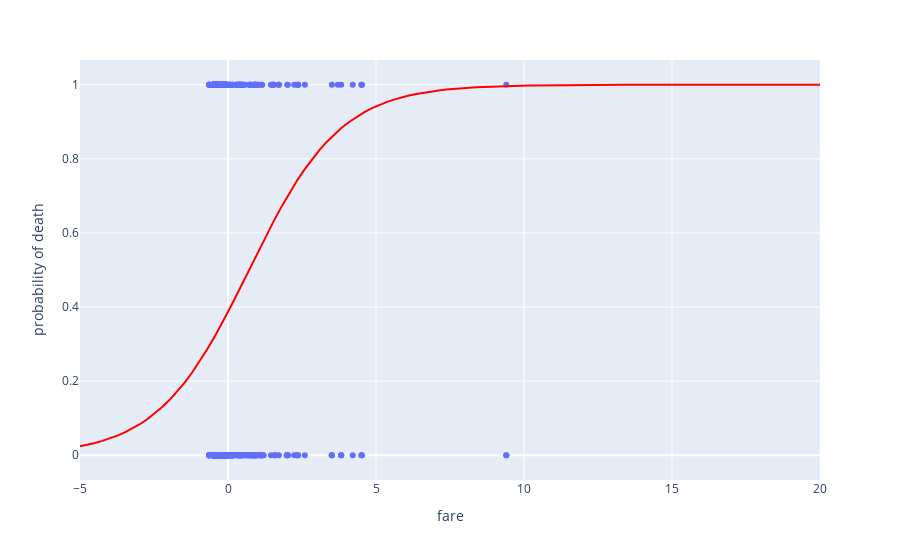

The notebook cell this image was saved under:
### Code cell
from scipy.special import expit

df = pd.DataFrame(original_X_subset.ravel(), columns=['fare'])
df['probability of death'] = original_y
fig = px.scatter(df, x='fare', y='probability of death')

X_test = np.linspace(-5, 20, 100)
loss = expit(X_test * model.coef_ + model.intercept_).ravel()
fig.add_trace(px.line(pd.DataFrame(zip(X_test, loss), columns=['x','y']), x='x', y='y').data[0])
fig.update_traces(line_color='red')

### Figure 1 — Plotly figure (JSON) as saved in the notebook; plotly's stock layout.template omitted (floating-point values rounded to 4 significant figures; data arrays with more than 128 entries replaced by an {"elided": "..."} marker saying what was removed)
{"data": [{"hovertemplate": "fare=%{x}<br>probability of death=%{y}<extra></extra>", "legendgroup": "", "line": {"color": "red"}, "marker": {"color": "#636efa", "symbol": "circle"}, "mode": "markers", "name": "", "orientation": "v", "showlegend": false, "type": "scatter", "x": {"elided": "891 float values"}, "xaxis": "x", "y": {"elided": "891 int values"}, "yaxis": "y"}, {"hovertemplate": "x=%{x}<br>y=%{y}<extra></extra>", "legendgroup": "", "line": {"color": "red", "dash": "solid"}, "mode": "lines", "name": "", "orientation": "v", "showlegend": false, "type": "scatter", "x": [-5, -4.747, -4.495, -4.242, -3.99, -3.737, -3.485, -3.232, -2.98, -2.727, -2.475, -2.222, -1.97, -1.717, -1.465, -1.212, -0.9596, -0.7071, -0.4545, -0.202, 0.05051, 0.303, 0.5556, 0.8081, 1.061, 1.313, 1.566, 1.818, 2.071, 2.323, 2.576, 2.828, 3.081, 3.333, 3.586, 3.838, 4.091, 4.343, 4.596, 4.848, 5.101, 5.354, 5.606, 5.859, 6.111, 6.364, 6.616, 6.869, 7.121, 7.374, 7.626, 7.879, 8.131, 8.384, 8.636, 8.889, 9.141, 9.394, 9.646, 9.899, 10.15, 10.4, 10.66, 10.91, 11.16, 11.41, 11.67, 11.92, 12.17, 12.42, 12.68, 12.93, 13.18, 13.43, 13.69, 13.94, 14.19, 14.44, 14.7, 14.95, 15.2, 15.45, 15.71, 15.96, 16.21, 16.46, 16.72, 16.97, 17.22, 17.47, 17.73, 17.98, 18.23, 18.48, 18.74, 18.99, 19.24, 19.49, 19.75, 20], "xaxis": "x", "y": [0.02408, 0.02824, 0.0331, 0.03876, 0.04534, 0.05298, 0.06182, 0.07203, 0.08377, 0.09723, 0.1126, 0.13, 0.1497, 0.1717, 0.1963, 0.2234, 0.2531, 0.2853, 0.3198, 0.3564, 0.3948, 0.4345, 0.4751, 0.516, 0.5567, 0.5966, 0.6353, 0.6724, 0.7074, 0.7401, 0.7703, 0.798, 0.8231, 0.8457, 0.8659, 0.8838, 0.8996, 0.9134, 0.9255, 0.9361, 0.9452, 0.9531, 0.9599, 0.9657, 0.9708, 0.9751, 0.9788, 0.9819, 0.9846, 0.9869, 0.9888, 0.9905, 0.9919, 0.9931, 0.9942, 0.9951, 0.9958, 0.9964, 0.997, 0.9974, 0.9978, 0.9981, 0.9984, 0.9987, 0.9989, 0.999, 0.9992, 0.9993, 0.9994, 0.9995, 0.9996, 0.9996, 0.9997, 0.9997, 0.9998, 0.9998, 0.9998, 0.9999, 0.9999, 0.9999, 0.9999, 0.9999, 0.9999, 0.9999, 1.0, 1.0, 1.0, 1.0, 1.0, 1.0, 1.0, 1.0, 1.0, 1.0, 1.0, 1.0, 1.0, 1.0, 1.0, 1.0], "yaxis": "y"}], "layout": {"legend": {"tracegroupgap": 0}, "margin": {"t": 60}, "xaxis": {"anchor": "y", "domain": [0, 1], "title": {"text": "fare"}}, "yaxis": {"anchor": "x", "domain": [0, 1], "title": {"text": "probability of death"}}}}
